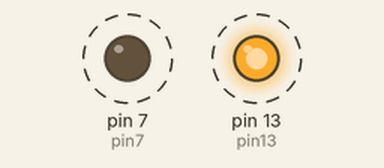
The sketch below on a simulated Arduino Uno, built with avr-gcc and run on an emulated ATmega328P. Parts: output pins drawn as LEDs (lit = HIGH). Dashed ring = blinking.

Above: at 0.15 s.
Timing chart, 0 to 3.0 s (numbered marks = the images above):
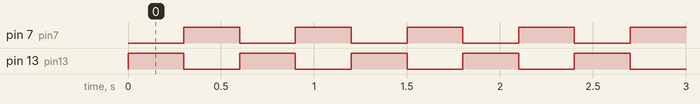

The sketch:

start_simulating1.ino
```cpp
int pin13 = 13;
int pin7 = 7;

int milisec = 300;

void setup(){
	pinMode(pin13, OUTPUT);
  	pinMode(pin7, OUTPUT);
}

void loop(){
	digitalWrite(pin13, HIGH);
  	digitalWrite(pin7, LOW);
    delay(milisec);
  	digitalWrite(pin13, LOW);
  	digitalWrite(pin7, HIGH);
  	delay(milisec);
}
```

arduino.cpp
```cpp
int pin13 = 13;
int pin7 = 7;

int milisec = 300;

void setup(){
	pinMode(pin13, OUTPUT);
  	pinMode(pin7, OUTPUT);
}

void loop(){
	digitalWrite(pin13, HIGH);
  	digitalWrite(pin7, LOW);
    delay(milisec);
  	digitalWrite(pin13, LOW);
  	digitalWrite(pin7, HIGH);
  	delay(milisec);
}
```

Measured:
- by itself, pin 7 (pin7), pin 13 (pin13): alternates HIGH for 0.30 s and LOW for 0.30 s
